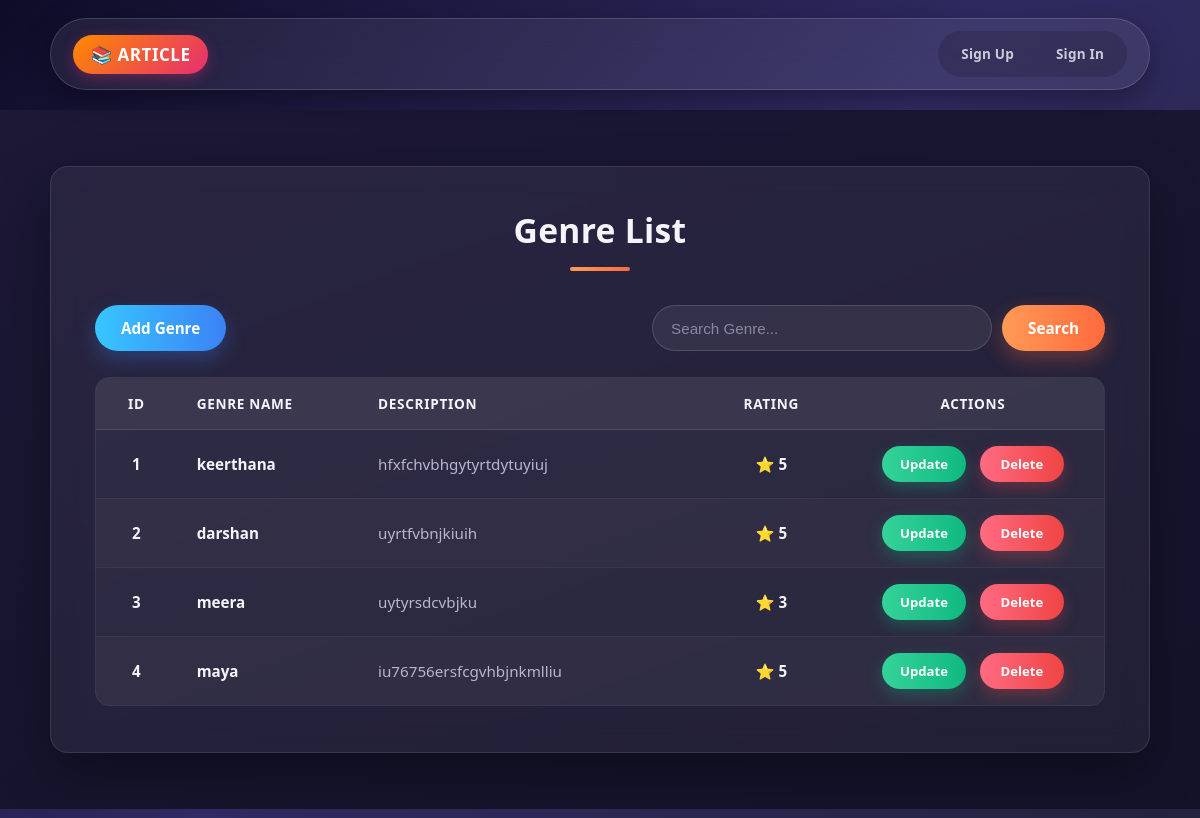
Screenshot of /base/read_genre/ with the database file from the repository.
### base/models.py (models this page shows, shortened)
class Genre(models.Model):
    name=models.CharField(max_length=200)
    desc=models.TextField()
    rating=models.PositiveIntegerField()
    created_at = models.DateTimeField(auto_now_add=True)

### base/views.py (the view)
# urls.py: path('read_genre/', views.read_genre, name='read_genre'),
def read_genre(request):
    search =request.GET.get('q')
    data = Genre.objects.all()
    if search:
        data = Genre.objects.filter(
            Q(name__icontains = search)|
            Q(desc__icontains = search)|
            Q(rating__icontains = search)
        )
    else:
        data =Genre.objects.all()
    return render(request,'read_genre.html' , {'data':data, 'search':search})

### base/templates/read_genre.html (shortened to what this page needs)
{% extends 'main.html' %}
{% load static %}
{% block content %}
<link rel="stylesheet" href="{% static 'css/read_genre.css' %}">
<div class="genre-list-container">
    <div class="genre-list-box">
        <h2>Genre List</h2>
        <div class="top-bar">
            <a href="{% url 'create_genre' %}" class="add-btn">
                Add Genre
            </a>
            <form method="GET" id="searchForm" class="search-box">
                <input
                    type="text"
                    name="q"
                    id="searchInput"
                    value="{{ search|default:'' }}"
                    placeholder="Search Genre..."
                >
                <button type="submit" class="search-btn">
                    Search
                </button>
            </form>
        </div>
        <div class="table-container">
            <table class="genre-table">
                <colgroup>
                    <col>
                    <col>
                    <col>
                    <col>
                    <col>
                </colgroup>
                <thead>
                    <tr>
                        <th>ID</th>
                        <th>Genre Name</th>
                        <th>Description</th>
                        <th>Rating</th>
                        <th>Actions</th>
                    </tr>
                </thead>
                <tbody>
                    {% for i in data %}
                    <tr>
                        <td>{{ i.id }}</td>
                        <td>{{ i.name }}</td>
                        <td>{{ i.desc }}</td>
                        <td>⭐ {{ i.rating }}</td>
                        <td>
                            <a href="{% url 'update_genre' i.id %}" class="update-btn">
                                Update
                            </a>
                            <a href="{% url 'delete_genre' i.id %}" class="delete-btn deleteLink">
                                Delete
                            </a>
                        </td>
                    </tr>
                    {% empty %}
                    <tr>
                        <td colspan="5" class="no-data">
                            No Genres Found.
                        </td>
                    </tr>
                    {% endfor %}
                </tbody>
            </table>
        </div>
    </div>
</div>
{% endblock %}

### templates/main.html (shortened to what this page needs)
<!DOCTYPE html>
<html lang="en">
<head>
    {% load static %}
    <link rel="stylesheet" href="{% static 'style.css' %}">
</head>
<body>
    {% include 'nav.html' %}
    <center>
        <div id="messages">
        </div>
    </center>
    {% block content %}
    {% endblock %}
</body>
</html>

### templates/nav.html (shortened to what this page needs)
<nav>
    <div class="navbar">
        <div class="logo">
            📚 ARTICLE
        </div>
        <div class="nav-links" id="navLinks">
            {% if request.user.is_authenticated %}
                <a href="{% url 'profile' %}">Profile</a>
                <a href="{% url 'read_article' %}">Article List</a>
                <a href="{% url 'read_genre' %}">Genre List</a>
                <a href="{% url 'signout' %}">Sign Out</a>
            {% else %}
                <a href="{% url 'signup' %}">Sign Up</a>
                <a href="{% url 'signin' %}">Sign In</a>
            {% endif %}
        </div>
    </div>
</nav>

### static/style.css (style rules this page uses)
* { box-sizing: border-box; margin: 0; padding: 0; }
html, body { width: 100%; min-height: 100vh; background: linear-gradient(135deg, #0f0c29, #302b63, #24243e); font-family: 'Segoe UI', Roboto, Arial, sans-serif; color: #fff; }
a { color: inherit; }
button { font-family: inherit; }
.navbar { display: flex; align-items: center; justify-content: space-between; gap: 20px; max-width: 1100px; margin: 18px auto 0; padding: 12px 22px; background: rgba(255, 255, 255, 0.07); backdrop-filter: blur(18px); -webkit-backdrop-filter: blur(18px); border: 1px solid rgba(255, 255, 255, 0.15); border-radius: 50px; box-shadow: 0 8px 28px rgba(0, 0, 0, 0.35); position: sticky; top: 18px; z-index: 100; }
.logo { display: flex; align-items: center; font-size: 17px; font-weight: 800; letter-spacing: 0.5px; white-space: nowrap; padding: 8px 18px; border-radius: 30px; background: linear-gradient(135deg, #ff8a00, #e52e71); color: #fff; box-shadow: 0 4px 14px rgba(229, 46, 113, 0.35); }
.nav-links { display: flex; align-items: center; gap: 6px; background: rgba(0, 0, 0, 0.15); border-radius: 30px; padding: 5px; }
.nav-links a { text-decoration: none; color: rgba(255, 255, 255, 0.75); font-size: 13.5px; font-weight: 600; letter-spacing: 0.2px; padding: 9px 18px; border-radius: 24px; transition: color 0.25s ease, background 0.25s ease, transform 0.2s ease; }
#messages { display: flex; flex-direction: column; align-items: center; gap: 10px; padding: 20px 20px 0; transition: opacity 0.7s ease; }

### rows the page displays
Genre: id "1", name "keerthana", desc "hfxfchvbhgytyrtdytuyiuj", rating "5"
Genre: id "2", name "darshan", desc "uyrtfvbnjkiuih", rating "5"
Genre: id "3", name "meera", desc "uytyrsdcvbjku", rating "3"
Genre: id "4", name "maya", desc "iu76756ersfcgvhbjnkmlliu", rating "5"
